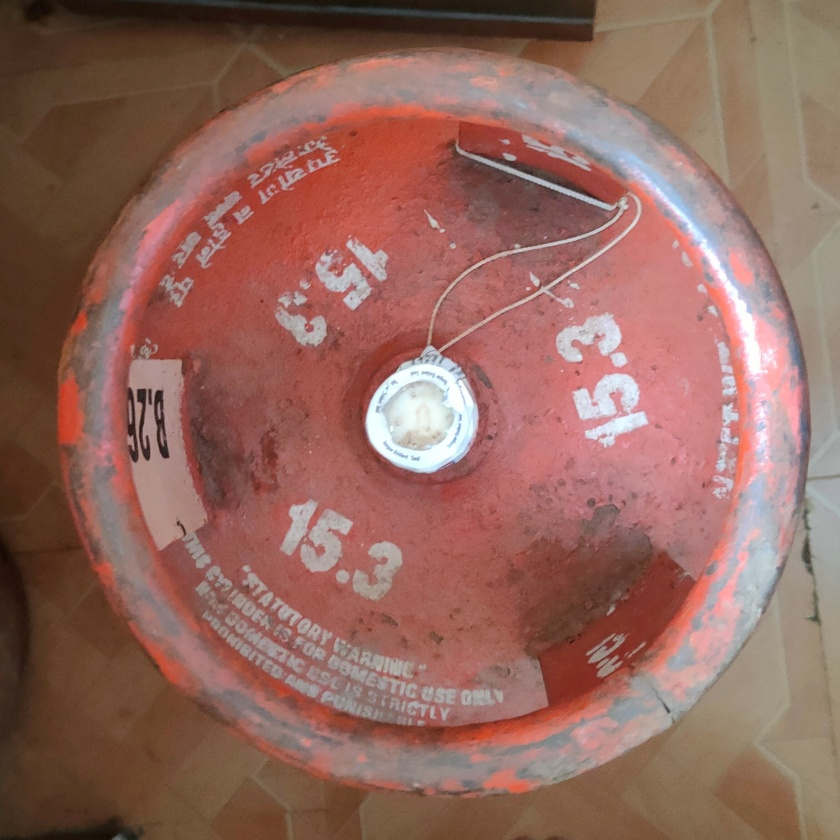
#> input picture gas-cylinder-weight/images/Cylinder_image.jpg, 840 x 840 px, shrunk from 2348 x 2349 before the run
$ python -i shared.py   (imports and definitions only)
#> lines starting #> are read from the running program, lines starting #| are printed output that depends on the picture; after the words box and inside, x2 and y2 are one past the last pixel; in counts of white or black regions, pixels touching at a corner belong together
#> further down, picture is the input picture: shape (840, 840, 3); mean B, G, R 93.7, 103.9, 146.8
import cv2
from matplotlib import pyplot as plt
import numpy as np

def getMonochromeImage(img):
    img_gray = cv2.cvtColor(img, cv2.COLOR_BGR2GRAY)
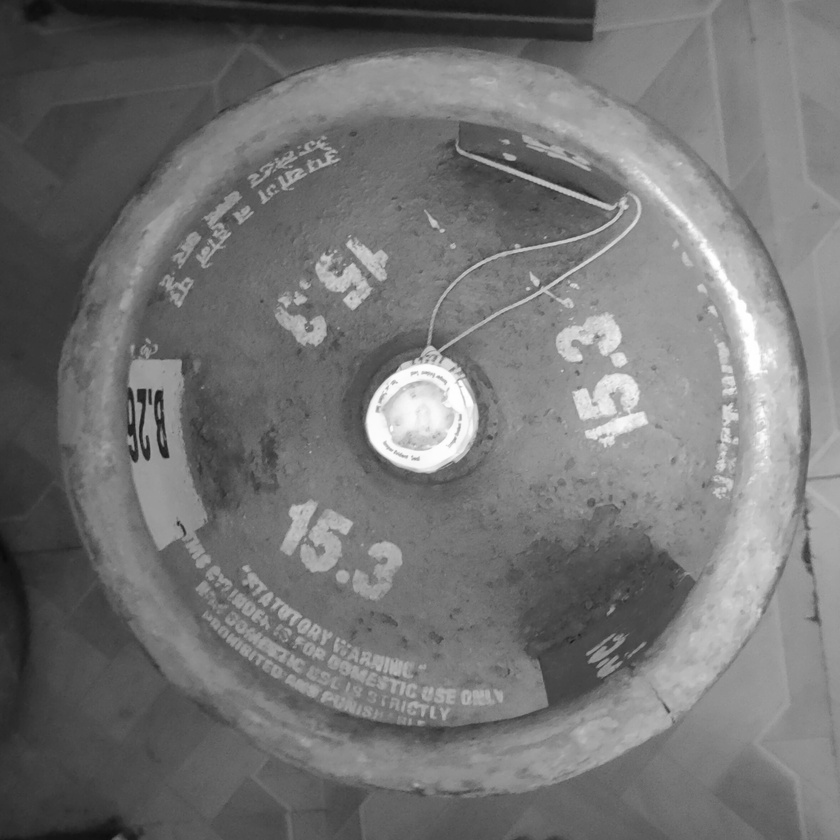
#> img_gray: shape (840, 840); min 10, max 255, mean 115.6
    kernel = cv2.getStructuringElement(cv2.MORPH_RECT, (50, 50))
    tophat = cv2.morphologyEx(img_gray, cv2.MORPH_TOPHAT, kernel)
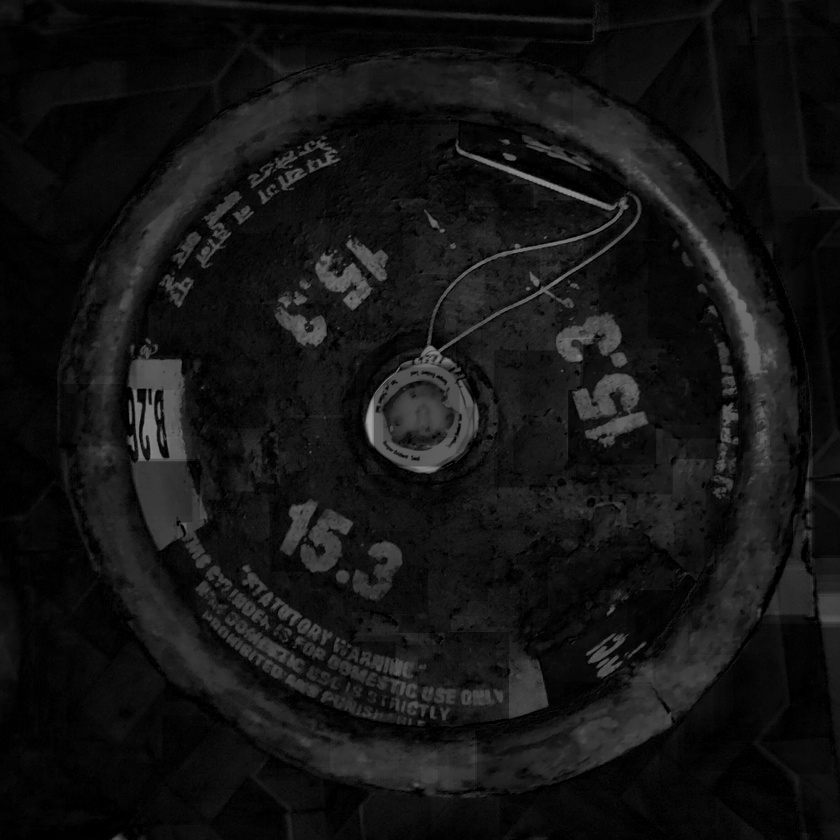
#> tophat: shape (840, 840); min 0, max 165, mean 20.1
    _, binary_image = cv2.threshold(tophat, 35, 255, cv2.THRESH_BINARY)
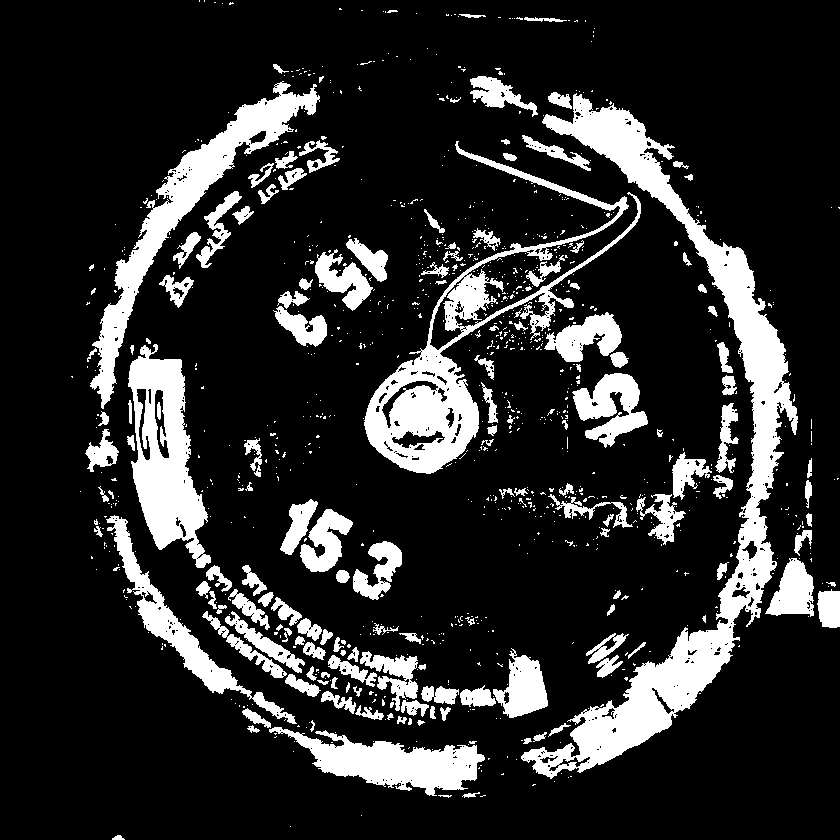
#> binary_image: shape (840, 840); 17.1% white; 1019 white regions (859 under 20 px)
    contours, _ = cv2.findContours(binary_image, cv2.RETR_EXTERNAL, cv2.CHAIN_APPROX_SIMPLE)
#> contours = 1017 contours, 887 with area under 20; largest, box (x1, y1, x2, y2) and area: (521, 93, 798, 779) 28308, (364, 141, 641, 474) 15582, (90, 81, 320, 409) 10339, (128, 344, 211, 568) 10066, (269, 727, 485, 796) 6258
    mask = np.zeros_like(img_gray)
    cv2.drawContours(mask, contours, -1, (255), thickness=cv2.FILLED)
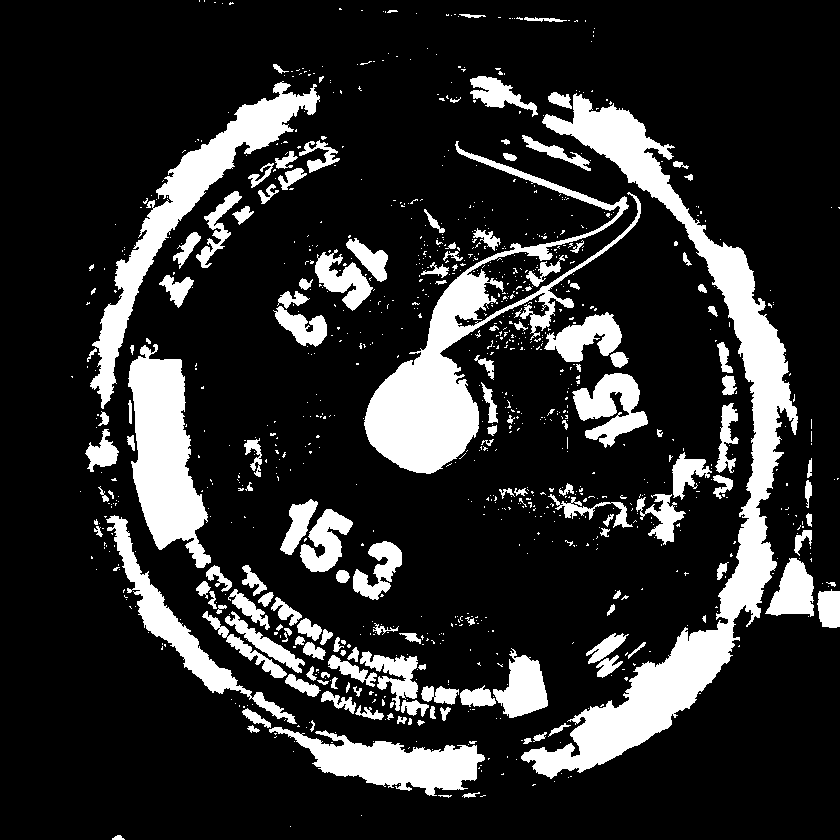
#> mask: shape (840, 840); 17.9% white; 1017 white regions (858 under 20 px), largest, box (x1, y1, x2, y2) and area: (521, 93, 798, 779) 29595, (364, 141, 641, 474) 16684, (90, 81, 320, 409) 10954
    result = cv2.bitwise_and(img, img, mask=mask)
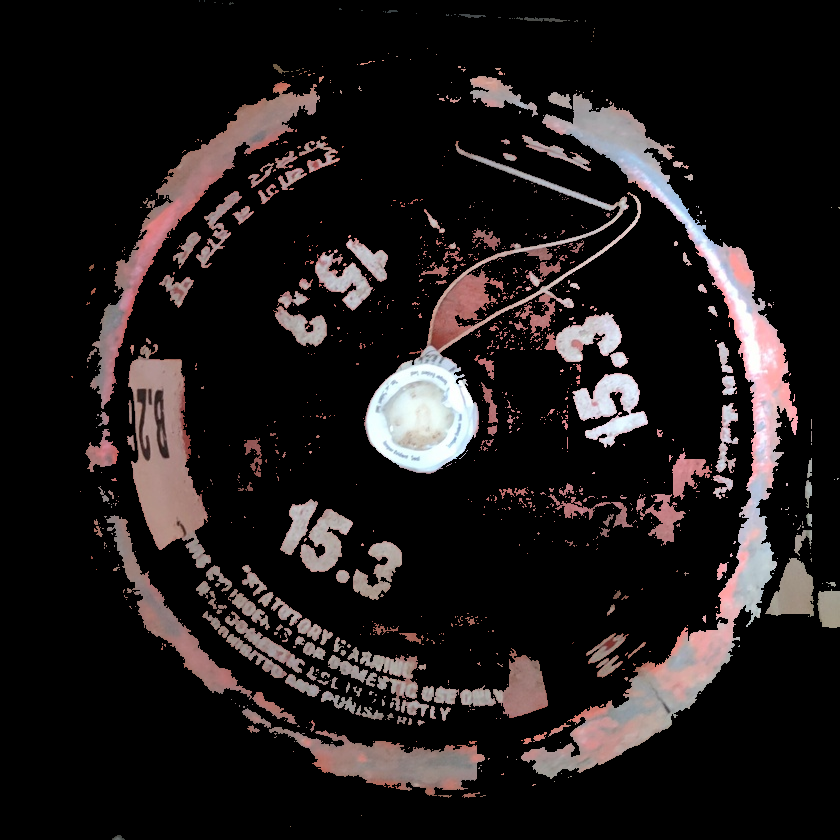
#> result: shape (840, 840, 3); mean B, G, R 27.7, 27.7, 32.6
    return result

>>> import cv2
>>> picture = cv2.imread('images/Cylinder_image.jpg')
>>> result = getMonochromeImage(picture)
